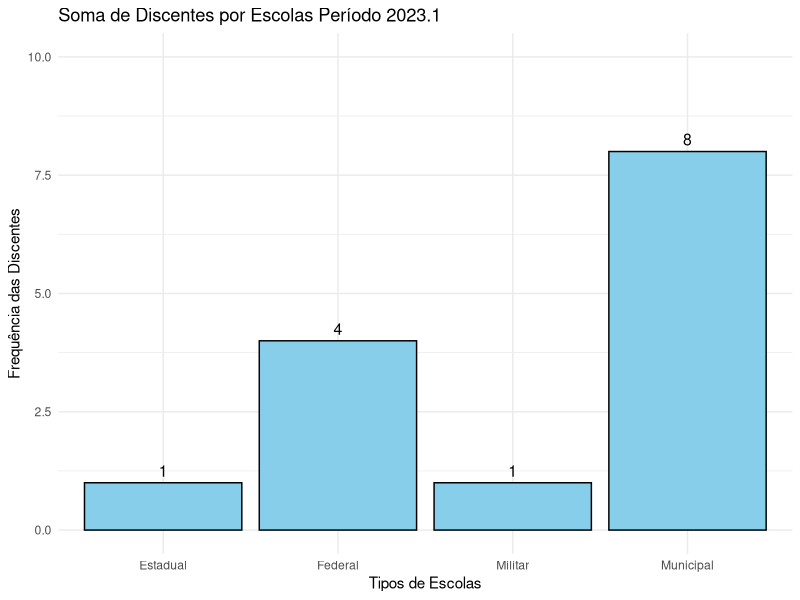

Here is the R script that generated this plot:
install.packages("ggplot2")
library(ggplot2)

# Vetores de exemplo
nomes <- c("Municipal", "Militar", "Federal", "Estadual")
quantidades <- c(8, 1, 4, 1)

# Data frame
df <- data.frame(fruta = nomes, quantidade = quantidades)
library(ggplot2)

ggplot(df, aes(x = fruta, y = quantidade)) +
  geom_bar(stat = "identity", fill = "skyblue", color = "black") +
  geom_text(aes(label = quantidade), vjust = -0.5, size = 4) +
  labs(
title = "Soma de Discentes por Escolas Período 2023.1",
    x = "Tipos de Escolas",
    y = "Frequência das Discentes"
  ) +
  scale_y_continuous(limits = c(0, 10)) +
  theme_minimal()